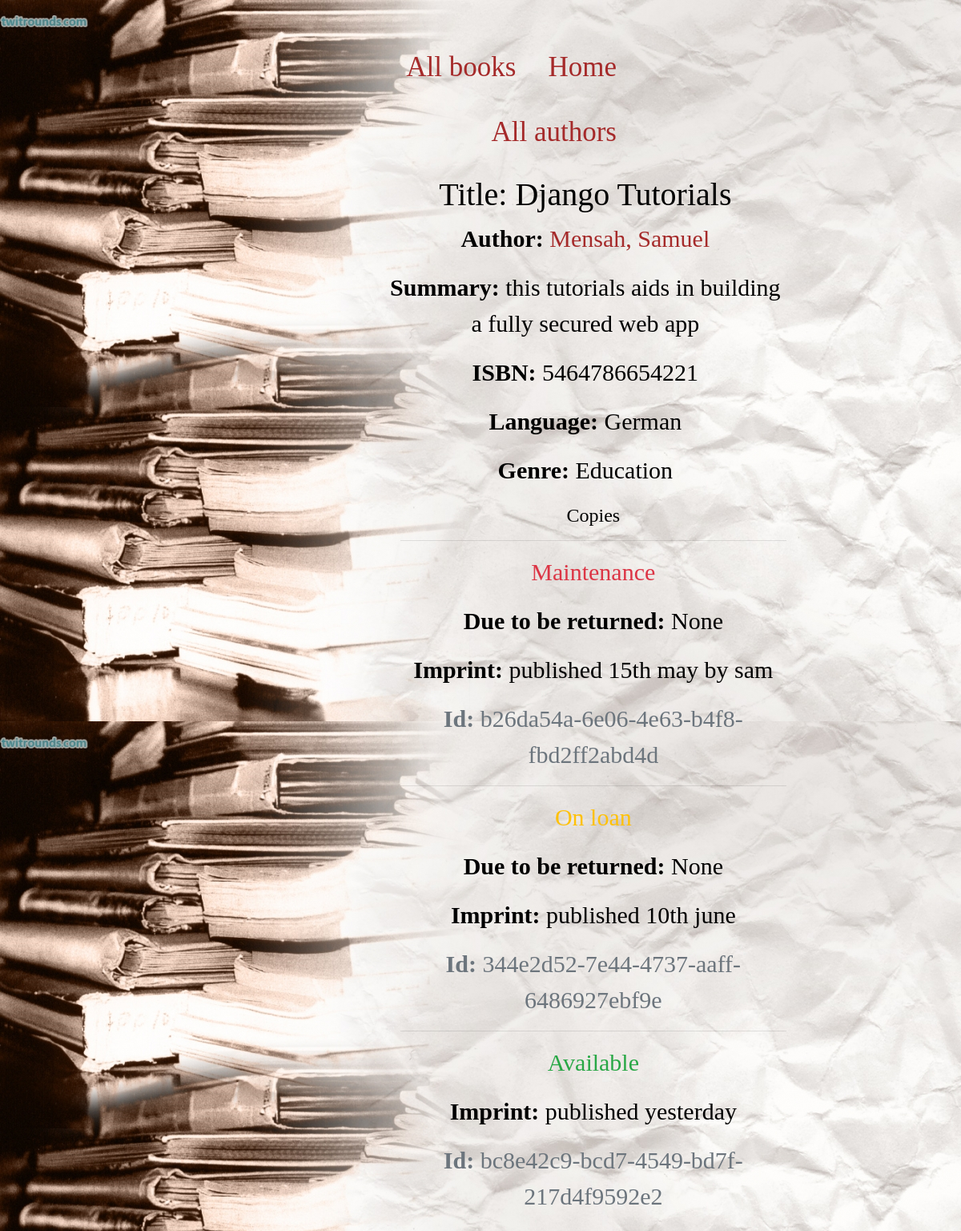
/catalog/book/2, run on the app's committed database.
### catalog/models.py (models this page shows, shortened)
class Book(models.Model):
    title = models.CharField(max_length=200)
    author = models.ForeignKey('Author', on_delete=models.SET_NULL, null=True)
    summary = models.TextField(max_length=1000, help_text='Enter a brief description of the book')
    isbn = models.CharField('ISBN', max_length=13, unique=True,
                             help_text='13 Character <a href="https://www.isbn-international.org/content/what-isbn">ISBN number</a>')
    genre = models.ManyToManyField(Genre, help_text='Select a genre for this book')
    language = models.ForeignKey('Language', on_delete=models.SET_NULL, null=True)
    class Meta:
        ordering = ['title', 'author']
    def display_genre(self):
        """Creates a string for the Genre. This is required to display genre in Admin."""
        return ', '.join([genre.name for genre in self.genre.all()[:3]])
    display_genre.short_description = 'Genre'

class Author(models.Model):
    first_name = models.CharField(max_length=100)
    last_name = models.CharField(max_length=100)
    date_of_birth = models.DateField(null=True, blank=True)
    date_of_death = models.DateField('Died', null=True, blank=True)
    class Meta:
        ordering = ['last_name', 'first_name']
    def __str__(self):
        return f'{self.last_name}, {self.first_name}'

class Language(models.Model):
    name = models.CharField(max_length=200,help_text="Enter the book's natural language (e.g. English, French, Japanese etc.)")
    def __str__(self):
        return self.name

class Genre(models.Model):
    name = models.CharField(max_length=200, help_text='Enter a book genre (e.g. Science Fiction)')
    def __str__(self):
        return self.name

class BookInstance(models.Model):
    id = models.UUIDField(primary_key=True, default=uuid.uuid4, help_text='Unique ID for this particular book across whole library')
    book = models.ForeignKey('Book', on_delete=models.RESTRICT)
    imprint = models.CharField(max_length=200)
    due_back = models.DateField(null=True, blank=True)
    borrower = models.ForeignKey(User, on_delete=models.SET_NULL, null=True, blank=True)
    LOAN_STATUS = (
        ('m', 'Maintenance'),
        ('o', 'On loan'),
        ('a', 'Available'),
        ('r', 'Reserved'),
    )
    status = models.CharField(
        max_length=1,
        choices=LOAN_STATUS,
        blank=True,
        default='m',
        help_text='Book availability',
    )
    class Meta:
        ordering = ['due_back']

### catalog/views.py (the view)
# urls.py: path('book/<int:pk>', views.BookDetailView.as_view(), name='book-detail'),
class BookDetailView(generic.DetailView):
    model = Book

### catalog/templates/catalog/book_detail.html
{% extends "catalog/base_generic.html" %}
{% block content %}
  <h1>Title: {{ book.title }}</h1>
  <p><strong>Author:</strong> <a href="{% url 'author-detail' book.author.pk %}">{{ book.author }}</a></p>
  <p><strong>Summary:</strong> {{ book.summary }}</p>
  <p><strong>ISBN:</strong> {{ book.isbn }}</p>
  <p><strong>Language:</strong> {{ book.language }}</p>
  <p><strong>Genre:</strong> {{ book.genre.all|join:", " }}</p>
  <div style="margin-left:20px;margin-top:20px">
    <h4>Copies</h4>
    {% for copy in book.bookinstance_set.all %}
      <hr>
      <p class="{% if copy.status == 'a' %}text-success{% elif copy.status == 'm' %}text-danger{% else %}text-warning{% endif %}">
        {{ copy.get_status_display }}
      </p>
      {% if copy.status != 'a' %}
        <p><strong>Due to be returned:</strong> {{ copy.due_back }}</p>
      {% endif %}
      <p><strong>Imprint:</strong> {{ copy.imprint }}</p>
      <p class="text-muted"><strong>Id:</strong> {{ copy.id }}</p>
    {% endfor %}
  </div>
{% endblock %}

### catalog/static/catalog/style.css (style rules this page uses)
body { width:100%; padding:20px; background-image: url(images/b4.jpg) ; margin: 10px; font-family: 'Times New Roman', Times, serif; font-size:30px; color:black; text-align:center; }
a { color:brown; }

### data on the page
Book: title "Django Tutorials", author "Mensah, Samuel", summary "this tutorials aids in building a fully secured web app", isbn "5464786654221", language "German", genre.all "Education"
BookInstance: status "Maintenance", due_back "None", imprint "published 15th may by sam", id "b26da54a-6e06-4e63-b4f8-fbd2ff2abd4d"
BookInstance: status "On loan", due_back "None", imprint "published 10th june", id "344e2d52-7e44-4737-aaff-6486927ebf9e"
BookInstance: status "Available", imprint "published yesterday", id "bc8e42c9-bcd7-4549-bd7f-217d4f9592e2"
